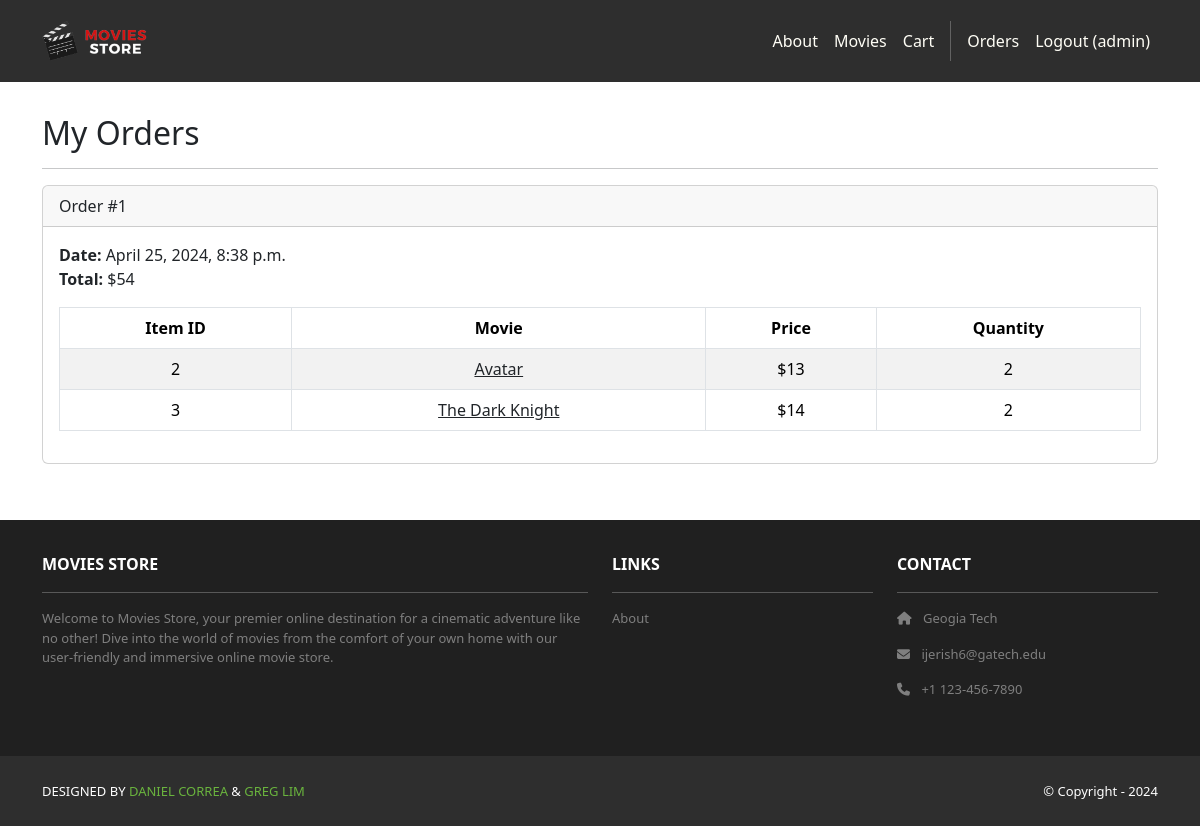
Page /accounts/orders/ (signed in) on the committed database.
### cart/models.py (models this page shows, shortened)
class Order(models.Model):
    id = models.AutoField(primary_key=True)
    total = models.IntegerField()
    date = models.DateTimeField(auto_now_add=True)
    user = models.ForeignKey(User, on_delete=models.CASCADE)

class Item(models.Model):
    id = models.AutoField(primary_key=True)
    price = models.IntegerField()
    quantity = models.IntegerField()
    order = models.ForeignKey(Order, on_delete=models.CASCADE)
    movie = models.ForeignKey(Movie, on_delete=models.CASCADE)

### movies/models.py (models this page shows, shortened)
class Movie(models.Model):
    id = models.AutoField(primary_key=True)
    name = models.CharField(max_length=255)
    price = models.IntegerField()
    description = models.TextField()
    image = models.ImageField(upload_to="movie_images/")
    release_year = models.IntegerField(default=2000)
    director = models.CharField(max_length=100, default="Unknown")  # <-- ADD THIS LINE

### accounts/views.py (the view)
# urls.py: path('orders/', views.orders, name='accounts.orders'),
@login_required
def orders(request):
    template_data = {}
    template_data['title'] = 'Orders'
    template_data['orders'] = request.user.order_set.all()
    return render(request, 'accounts/orders.html', {'template_data': template_data})

### accounts/templates/accounts/orders.html
{% extends 'base.html' %}
{% block content %}
<div class="p-3">
  <div class="container">
    <div class="row mt-3">
      <div class="col mx-auto mb-3">
        <h2>My Orders</h2>
        <hr />
        {% for order in template_data.orders %}
        <div class="card mb-4">
          <div class="card-header">
            Order #{{ order.id }}
          </div>
          <div class="card-body">
            <b>Date:</b> {{ order.date }}<br />
            <b>Total:</b> ${{ order.total }}<br />
            <table class="table table-bordered table-striped text-center mt-3">
              <thead>
                <tr>
                  <th scope="col">Item ID</th>
                  <th scope="col">Movie</th>
                  <th scope="col">Price</th>
                  <th scope="col">Quantity</th>
                </tr>
              </thead>
              <tbody>
                {% for item in order.item_set.all %}
                <tr>
                  <td>{{ item.movie.id }}</td>
                  <td>
                    <a class="link-dark" href="{% url 'movies.show' id=item.movie.id %}">
                      {{ item.movie.name }}
                    </a>
                  </td>
                  <td>${{ item.movie.price }}</td>
                  <td>{{ item.quantity }}</td>
                </tr>
                {% endfor %}
              </tbody>
            </table>
          </div>
        </div>
        {% endfor %}
      </div>
    </div>
  </div>
</div>
{% endblock content %}

### moviesstore/templates/base.html (shortened to what this page needs)
<!DOCTYPE html>
<html>
  {% load static %}
  <head>
    <link href="https://cdn.jsdelivr.net/npm/bootstrap@5.3.3/dist/css/bootstrap.min.css" rel="stylesheet">
    <link rel="stylesheet" href="https://cdnjs.cloudflare.com/ajax/libs/font-awesome/6.1.1/css/all.min.css">
    <link rel="stylesheet" type="text/css" href="{% static 'css/style.css' %}">
  </head>
  <body>
    <nav class="p-3 navbar navbar-dark bg-dark navbar-expand-lg">
      <div class="container">
        <a class="navbar-brand" href="{% url 'home.index' %}">
          <img src="{% static 'img/logo.png' %}" alt="logo" height="40" />
        </a>
        <div class="collapse navbar-collapse" id="navbarNavAltMarkup">
          <div class="navbar-nav ms-auto navbar-ml">
            <a class="nav-link" href="{% url 'home.about' %}">About</a>
            <a class="nav-link" href="{% url 'movies.index' %}">Movies</a>
            <a class="nav-link" href="{% url 'cart.index' %}">Cart</a>
            {% if user.is_authenticated %}
            <a class="nav-link" href="{% url 'accounts.orders' %}">Orders</a>
            <a class="nav-link" href="{% url 'accounts.logout' %}">Logout ({{ user.username }})</a>
            {% else %}
            <a class="nav-link" href="{% url 'accounts.login' %}">Login</a>
            <a class="nav-link" href="{% url 'accounts.signup' %}">Sign Up</a>
            {% endif %}
          </div>
        </div>
      </div>
    </nav>
    <div>
      {% block content %}
      {% endblock content %}
    </div>
    <section class="p-3 ms-footer d-none d-md-block">
      <div class="container">
        <div class="row mt-3 text-white">
          <div class="col-md-6 col-lg-6 col-xl-6 mx-auto mb-4">
            <b>MOVIES STORE</b>
            <hr />
            <p>Welcome to Movies Store, your premier online destination for a cinematic
              adventure like no other! Dive into the world of movies from the comfort of your own home with our user-friendly
              and immersive online movie store.</p>
          </div>
          <div class="col-md-3 col-lg-3 col-xl-3 mx-auto mb-4">
            <b>LINKS</b>
            <hr />
            <p><a class="nav-link" href="{% url 'home.about' %}">About</a></p>
          </div>
          <div class="col-md-3 col-lg-3 col-xl-3 mx-auto mb-4">
            <b>CONTACT</b>
            <hr />
            <p><i class="fas fa-home me-2"></i> Geogia Tech</p>
            <p><i class="fas fa-envelope me-2"></i> ijerish6@gatech.edu</p>
            <p><i class="fas fa-phone me-2"></i> +1 123-456-7890</p>
          </div>
        </div>
      </div>
    </section>
    <section class="p-3 ms-footer-bottom bg-dark">
      <div class="container d-flex justify-content-between">
        <div class="me-5 text-white">
          <span>DESIGNED BY <a href="https://www.x.com/danielgarax" target="_blank">DANIEL CORREA</a> &
            <a href="https://www.x.com/greglim81" target="_blank">GREG LIM</a>
          </span>
        </div>
        <div class="text-white">
          <span>© Copyright - 2024</span>
        </div>
      </div>
    </section>
  </body>
</html>

### moviesstore/static/css/style.css (style rules this page uses)
.navbar a.nav-link { color: #FFFEF6 !important; }
.bg-dark { background-color: #2E2E2E !important; }
.ms-footer { background-color: #202020; }
.ms-footer p { color: #7F7F7F; font-size: 13px; }
.ms-footer-bottom span { font-size: 13px; line-height: 38px; }
.ms-footer-bottom a { color: #6ab43e; text-decoration: none; }

### rows in the picture
Order: id "1", date "April 25, 2024, 8:38 p.m.", total "54"
Item: movie.id "2", movie.name "Avatar", movie.price "13", quantity "2"
Item: movie.id "3", movie.name "The Dark Knight", movie.price "14", quantity "2"

### other values in the picture
{{ user.username }} "admin"
